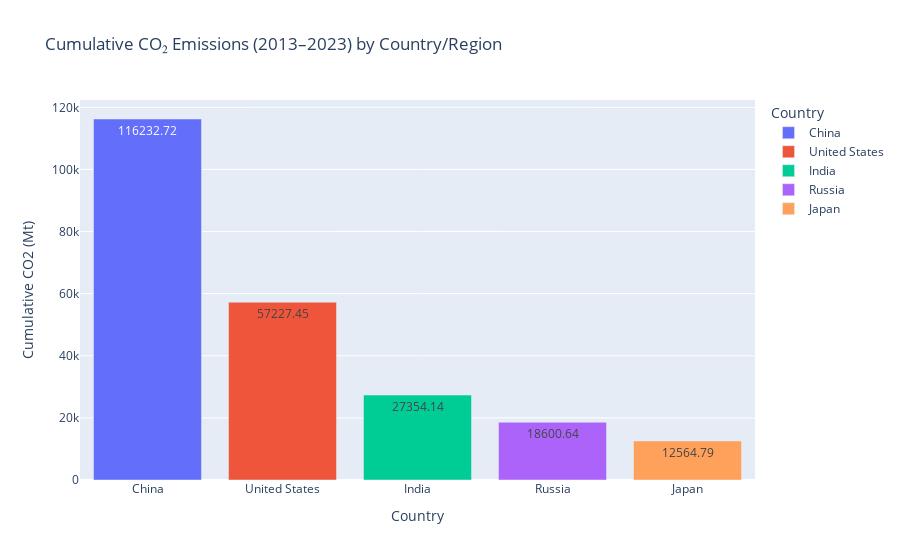

Notebook code cell kept with this figure:
### Code cell
fig = px.bar(
    country_top5,  
    x="country",
    y="cumulative_co2_2013_2023",
    color="country",  
    text="cumulative_co2_2013_2023",  
    title="Cumulative CO₂ Emissions (2013–2023) by Country/Region",
    labels={"cumulative_co2_2013_2023": "Cumulative CO2 (Mt)", "country": "Country"},
)
fig.update_traces(texttemplate='%{text:.2f}')

fig.show()

### Figure 1 — Plotly figure (JSON) as saved in the notebook; plotly's stock layout.template omitted (floating-point values rounded to 4 significant figures)
{"data": [{"alignmentgroup": "True", "hovertemplate": "Country=%{x}<br>Cumulative CO2 (Mt)=%{text}<extra></extra>", "legendgroup": "China", "marker": {"color": "#636efa", "pattern": {"shape": ""}}, "name": "China", "offsetgroup": "China", "orientation": "v", "showlegend": true, "text": [116200.0], "textposition": "auto", "texttemplate": "%{text:.2f}", "type": "bar", "x": ["China"], "xaxis": "x", "y": [116200.0], "yaxis": "y"}, {"alignmentgroup": "True", "hovertemplate": "Country=%{x}<br>Cumulative CO2 (Mt)=%{text}<extra></extra>", "legendgroup": "United States", "marker": {"color": "#EF553B", "pattern": {"shape": ""}}, "name": "United States", "offsetgroup": "United States", "orientation": "v", "showlegend": true, "text": [57230.0], "textposition": "auto", "texttemplate": "%{text:.2f}", "type": "bar", "x": ["United States"], "xaxis": "x", "y": [57230.0], "yaxis": "y"}, {"alignmentgroup": "True", "hovertemplate": "Country=%{x}<br>Cumulative CO2 (Mt)=%{text}<extra></extra>", "legendgroup": "India", "marker": {"color": "#00cc96", "pattern": {"shape": ""}}, "name": "India", "offsetgroup": "India", "orientation": "v", "showlegend": true, "text": [27350.0], "textposition": "auto", "texttemplate": "%{text:.2f}", "type": "bar", "x": ["India"], "xaxis": "x", "y": [27350.0], "yaxis": "y"}, {"alignmentgroup": "True", "hovertemplate": "Country=%{x}<br>Cumulative CO2 (Mt)=%{text}<extra></extra>", "legendgroup": "Russia", "marker": {"color": "#ab63fa", "pattern": {"shape": ""}}, "name": "Russia", "offsetgroup": "Russia", "orientation": "v", "showlegend": true, "text": [18600.0], "textposition": "auto", "texttemplate": "%{text:.2f}", "type": "bar", "x": ["Russia"], "xaxis": "x", "y": [18600.0], "yaxis": "y"}, {"alignmentgroup": "True", "hovertemplate": "Country=%{x}<br>Cumulative CO2 (Mt)=%{text}<extra></extra>", "legendgroup": "Japan", "marker": {"color": "#FFA15A", "pattern": {"shape": ""}}, "name": "Japan", "offsetgroup": "Japan", "orientation": "v", "showlegend": true, "text": [12560.0], "textposition": "auto", "texttemplate": "%{text:.2f}", "type": "bar", "x": ["Japan"], "xaxis": "x", "y": [12560.0], "yaxis": "y"}], "layout": {"barmode": "relative", "legend": {"title": {"text": "Country"}, "tracegroupgap": 0}, "title": {"text": "Cumulative CO₂ Emissions (2013–2023) by Country/Region"}, "xaxis": {"anchor": "y", "categoryarray": ["China", "United States", "India", "Russia", "Japan"], "categoryorder": "array", "domain": [0, 1], "title": {"text": "Country"}}, "yaxis": {"anchor": "x", "domain": [0, 1], "title": {"text": "Cumulative CO2 (Mt)"}}}}
